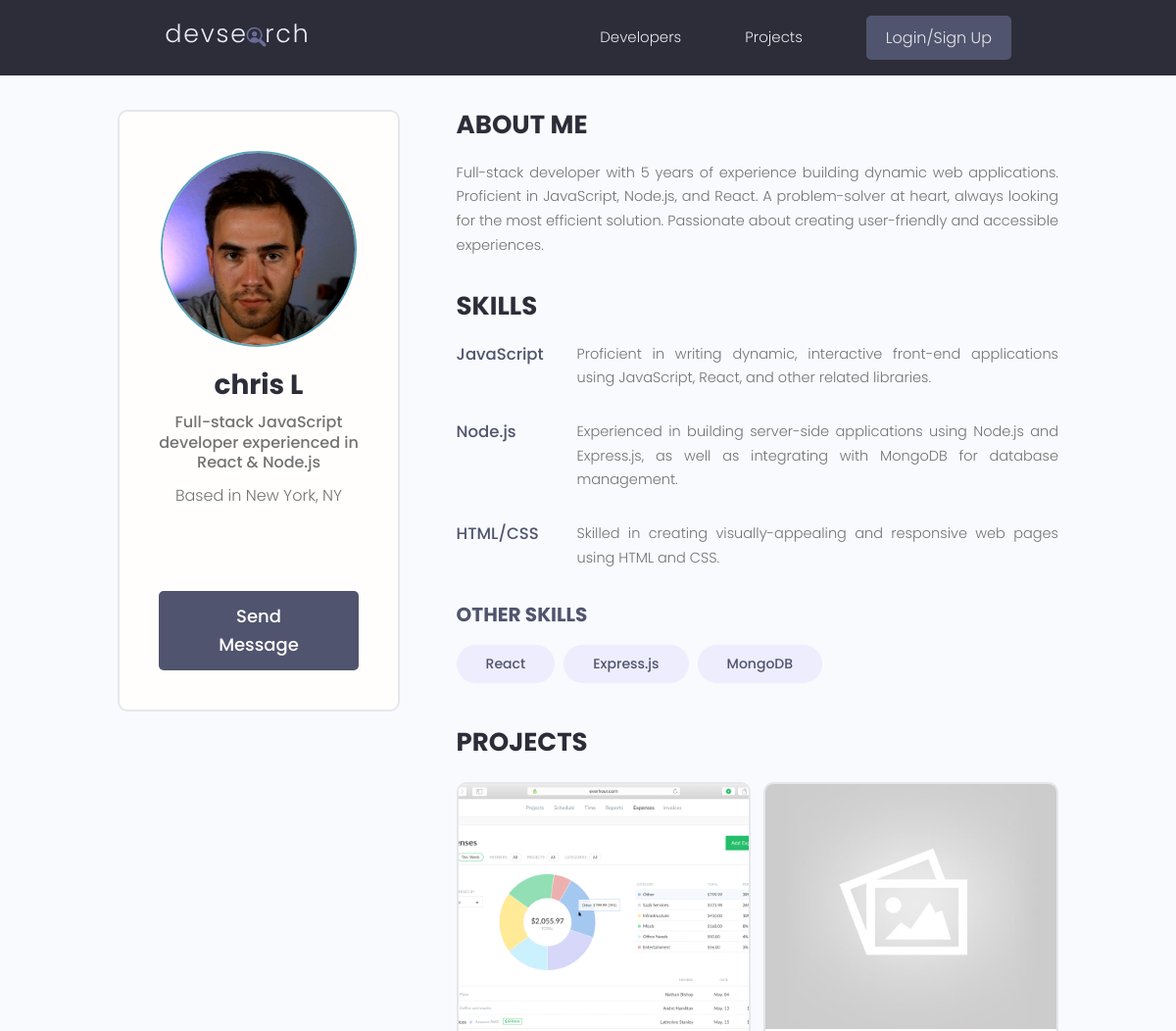
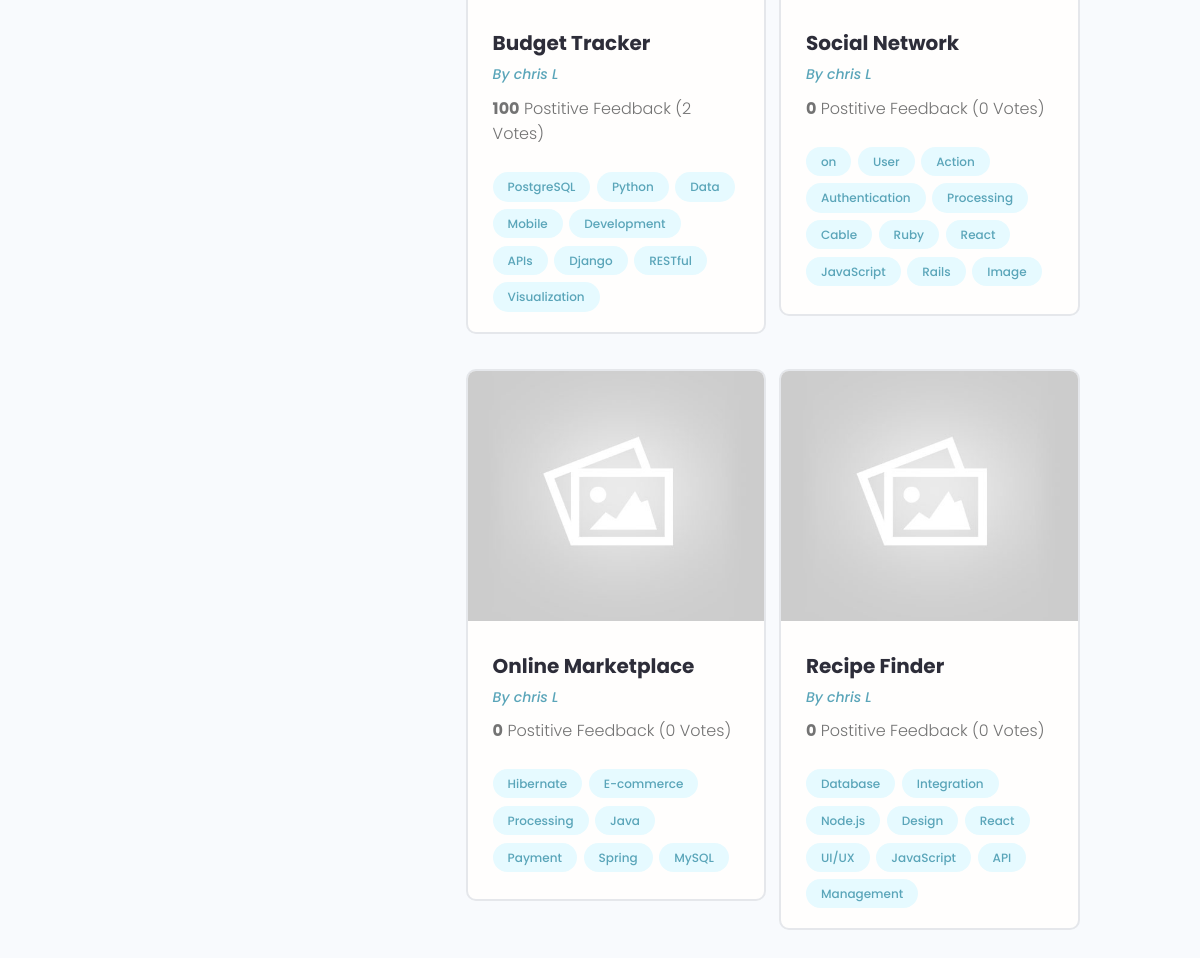
/profile/8e943648-6d66-49c0-85fc-4023019cac4d/, run on the app's committed database (2 pictures, top to bottom).
### users/models.py (models this page shows, shortened)
class Profile(models.Model):
    user = models.OneToOneField(User, on_delete=models.CASCADE, null=True, blank=True)
    name = models.CharField(max_length=200, blank=True, null=True)
    email = models.CharField(max_length=500, blank=True, null=True)
    username = models.CharField(max_length=200, blank=True, null=True)
    location = models.CharField(max_length=200, blank=True, null=True)
    short_intro = models.CharField(max_length=200, blank=True, null=True)
    bio = models.TextField(blank=True, null=True)
    profile_image = models.ImageField(null=True, blank=True,upload_to='profiles/', default="profiles/user-default.png")
    social_github = models.CharField(max_length=200, blank=True, null=True)
    social_twitter = models.CharField(max_length=200, blank=True, null=True)
    social_linkedin = models.CharField(max_length=200, blank=True, null=True)
    social_youtube = models.CharField(max_length=200, blank=True, null=True)
    created = models.DateTimeField(auto_now_add=True)
    id = models.UUIDField(default=uuid.uuid4, unique=True, primary_key=True, editable=False)
    class Meta:
        ordering = ['-created']
    @property
    def imageURL(self):
        try:
            url = self.profile_image.url
        except:
            url = ''
        return url

class Skill(models.Model):
    owner = models.ForeignKey(Profile, on_delete=models.CASCADE, blank=True, null=True)
    name = models.CharField(max_length=200, blank=True, null=True)
    description = models.TextField(blank=True, null=True)
    created = models.DateTimeField(auto_now_add=True)
    id = models.UUIDField(default=uuid.uuid4, unique=True, primary_key=True, editable=False)
    def __str__(self):
        return str(self.name)

### projects/models.py (models this page shows, shortened)
class Project(models.Model):
    owner = models.ForeignKey(Profile, null=True, blank=True, on_delete=models.CASCADE)
    title = models.CharField(max_length=200)
    description = models.TextField(null=True, blank=True)
    featured_image = models.ImageField(null=True, blank=True, default="default.jpg")
    demo_link = models.CharField(max_length=2000, null=True, blank=True)
    source_link = models.CharField(max_length=2000, null=True, blank=True)
    tags = models.ManyToManyField('Tag', blank=True)
    vote_total = models.IntegerField(default=0, null=True, blank=True)
    vote_ratio = models.IntegerField(default=0, null=True, blank=True)
    created = models.DateTimeField(auto_now_add=True)
    id = models.UUIDField(default=uuid.uuid4, unique=True, primary_key=True, editable=False)
    class Meta:
        ordering = ['-vote_ratio', '-vote_total', '-created']
    @property
    def imageURL(self):
        try:
            url = self.featured_image.url
        except:
            url = ''
        return url

class Tag(models.Model):
    name = models.CharField(max_length=200)
    created = models.DateTimeField(auto_now_add=True)
    id = models.UUIDField(default=uuid.uuid4, unique=True, primary_key=True, editable=False)
    def __str__(self):
        return self.name

### users/views.py (the view)
# urls.py: path('profile/<str:pk>/', views.userProfile, name="user-profile"),
def userProfile(request, pk):
    profile = Profile.objects.get(id=pk)
    topSkills = profile.skill_set.exclude(description__exact="")
    otherSkills = profile.skill_set.filter(description="")
    context = {'profile': profile, 'topSkills': topSkills, 'otherSkills': otherSkills}
    return render(request, 'users/user-profile.html', context)

### users/templates/users/user-profile.html (shortened to what this page needs)
{% extends 'main.html' %}
{% block content %}
    <main class="profile my-md">
        <div class="container">
            <div class="layout">
                <div class="column column--1of3">
                    <div class="card text-center">
                        <div class="card__body dev">
                            <img class="avatar avatar--xl" src="{{ profile.imageURL }}" />
                            <h2 class="dev__name">{{ profile.name }}</h2>
                            <p class="dev__title">{{ profile.short_intro }}</p>
                            <p class="dev__location">Based in {{ profile.location }}</p>
                            <ul class="dev__social">
                            </ul>
                            {% if request.user.profile.id != profile.id %}
                                <a href="{% url 'create-message' profile.id %}"
                                   class="btn btn--sub btn--lg">Send Message</a>
                            {% endif %}
                        </div>
                    </div>
                </div>
                <div class="column column--2of3">
                    <div class="devInfo">
                        <h3 class="devInfo__title">About Me</h3>
                        <p class="devInfo__about">{{ profile.bio }}</p>
                    </div>
                    <div class="devInfo">
                        <h3 class="devInfo__title">Skills</h3>
                        <div class="devInfo__skills">
                            {% for skill in topSkills %}
                                <div class="devSkill">
                                    <h4 class="devSkill__title">{{ skill.name }}</h4>
                                    <p class="devSkill__info">{{ skill.description }}</p>
                                </div>
                            {% endfor %}
                            <h3 class="devInfo__subtitle">Other Skills</h3>
                            <div class="devInfo__otherSkills">
                                {% for skill in otherSkills %}
                                    <span class="tag tag--pill tag--sub tag--lg">
                                        <small>{{ skill }}</small>
                                    </span>
                                {% endfor %}
                            </div>
                        </div>
                    </div>
                    <div class="devInfo">
                        <h3 class="devInfo__title">Projects</h3>
                        <div class="grid grid--two">
                            {% for project in profile.project_set.all %}
                                <div class="column">
                                    <div class="card project">
                                        <a href="{% url 'project' project.id %}" class="project">
                                            <img class="project__thumbnail"
                                                 src="{{ project.imageURL }}"
                                                 alt="project thumbnail"/>
                                            <div class="card__body">
                                                <h3 class="project__title">{{ project.title }}</h3>
                                                <p>
                                                    <a class="project__author"
                                                       href="{% url 'user-profile' project.owner.id %}">By {{ project.owner.name }}</a>
                                                </p>
                                                <p class="project--rating">
                                                    <span style="font-weight: bold">{{ project.vote_ratio }}</span>
                                                    Postitive Feedback ({{ project.vote_total }}
                                                    Vote{{ project.vote_total|pluralize:"s" }})
                                                </p>
                                                <div class="project__tags">
                                                    {% for tag in project.tags.all %}
                                                        <span class="tag tag--pill tag--main">
                                                            <small>{{ tag }}</small>
                                                        </span>
                                                    {% endfor %}
                                                </div>
                                            </div>
                                        </a>
                                    </div>
                                </div>
                            {% endfor %}
                        </div>
                    </div>
                </div>
            </div>
        </div>
    </main>
{% endblock content %}

### static/styles/app.css (style rules this page uses)
:root { --color-sub: #2d2d39; }
.btn--sub { background-color: var(--color-sub-light); }
.card { border: 2px solid var(--color-light); }
img { width: 100%; }
.profile .card > .dev { padding: 4rem; }
.dev__name { color: var(--color-sub); font-size: 2.8rem; font-weight: 700; margin-top: 1rem; margin-bottom: 0.5rem; }
.dev__title { font-size: 1.6rem; font-weight: 500; line-height: 1.3; }
.dev__location { margin-top: 1rem; }
.dev__social { margin: 3rem 0; list-style: none; display: flex; justify-content: center; gap: 1.5rem; }
.devInfo { margin-bottom: 3rem; }
.devInfo__title, .devInfo__subtitle { font-size: 2.6rem; color: var(--color-sub); text-transform: uppercase; font-weight: 700; margin-bottom: 1.5rem; }
.devInfo__subtitle { font-size: 2rem; color: var(--color-sub-light); }
.devInfo__about, .devSkill__info { font-size: 1.45rem; line-height: 1.7; text-align: justify; }
.devSkill { margin-bottom: 3rem; }
.devSkill__title { font-size: 1.65rem; font-weight: 500; color: var(--color-sub-light); }
@media screen and (min-width: 700px) { .devSkill { display: flex; justify-content: space-between; gap: 3rem; } }
@media screen and (min-width: 700px) { .devSkill__info { flex-basis: 80%; } }
.project__author { font-size: 1.4rem; font-style: italic; }
.project--rating { margin-bottom: 1.6em; margin-top: .5em; }
.project__thumbnail { height: 25rem; object-fit: cover; object-position: top center; }
.project__title { font-size: 2rem; font-weight: 700; color: var(--color-sub); }

### static/uikit/styles/modules/_variables.css (style rules this page uses)
:root { --color-main: #5aa5b9; --color-main-light: #e6faff; --color-sub: #3f4156; --color-sub-light: #51546e; --color-sub-lighter: #ededfd; --color-text: #737373; --color-gray: #8b8b8b; --color-light: #e5e7eb; --color-light-gray: #767676; --color-bg: #f8fafd; --color-white: #fffefd; --color-white-light: #f3f3f3; --color-success: #359e64; --color-success-bg: #def8e8; --color-error: #fc4b0b; --color-error-bg: #fff2ee; --font-base: 'Poppins', arial, helvetica, 'Segoe UI', roboto, ubuntu, sans-serif; --font-monospace: 'Fira Code', 'Courier New', courier, monospace; --font-regular: 300; --font-medium: 500; --font-bold: 700; --generic-shadow: 1px 1px 5px #00000010; --generic-transition: all 0.3s ease-in-out; }

### static/uikit/styles/modules/_base.css (style rules this page uses)
* { margin: 0; padding: 0; box-sizing: border-box; text-rendering: optimizeLegibility; color: inherit; font-size: inherit; }
html { font-size: 50%; }
@media only screen and (min-width: 480px) { html { font-size: 56.25%; } }
@media only screen and (min-width: 1200px) { html { font-size: 62.5%; } }
body { line-height: 1.6; font-weight: 400; font-size: 1.5rem; color: var(--color-text); background-color: var(--color-bg); min-height: 100vh; }

### static/uikit/styles/modules/_typography.css (style rules this page uses)
* { font-family: var(--font-base); }
h2 { font-size: 3.6rem; font-weight: var(--font-bold); }
h3 { font-size: 3.2rem; font-weight: var(--font-medium); }
h4 { font-size: 2.8rem; font-weight: var(--font-medium); }
p, span, strong { font-size: 1.6rem; color: var(--color-text); font-weight: var(--font-regular); }
a { padding-bottom: 2px; text-decoration: none; display: inline-block; color: var(--color-main); font-weight: var(--font-medium); }

### static/uikit/styles/modules/_utilities.css (style rules this page uses)
.container { width: 92%; max-width: 165rem; margin: 0 auto; box-sizing: border-box; }
@media screen and (min-width: 1000px) { .container { width: 90%; } }
@media screen and (min-width: 1200px) { .container { width: 80%; } }
.text-center { text-align: center; }
.my-md { margin: 3rem auto; }

### static/uikit/styles/modules/_avatar.css (style rules this page uses)
.avatar { border-radius: 50%; border: 2px solid var(--color-main); object-fit: cover; }
.avatar--xl { height: 20rem; width: 20rem; }

### static/uikit/styles/modules/_button.css (style rules this page uses)
.btn { display: inline-block; position: relative; cursor: pointer; background-color: var(--color-light); font-weight: var(--font-medium); color: var(--color-sub); text-decoration: none; padding: 1rem 2rem; border-radius: 0.5rem; border: none; width: -webkit-fit-content; width: -moz-fit-content; width: fit-content; height: -webkit-fit-content; height: -moz-fit-content; height: fit-content; font-size: 1.6rem; outline-width: 0; outline-color: transparent; -webkit-backface-visibility: hidden; backface-visibility: hidden; transition: all 0.3s ease-in-out; }
.btn--sub { background-color: var(--color-sub); color: var(--color-white); }
.btn--lg { font-size: 1.8rem; padding: 1.2rem 4.5rem; }

### static/uikit/styles/modules/_card.css (style rules this page uses)
.card { border-radius: 1rem; background-color: var(--color-white); border: 1.5px solid var(--color-light); width: auto; height: auto; margin-top: 0.5rem; margin-bottom: 0.5rem; overflow: hidden; }
.card__body, .card__header { padding: 2rem 2.5rem; }

### data on the page
Profile: imageURL (picture), name "chris L", short_intro "Full-stack JavaScript developer experienced in React & Node.js", location "New York, NY", bio "Full-stack developer with 5 years of experience building dynamic web applications. Proficient in JavaScript, Node.js, and React. A problem-solver at heart, always looking for the most efficient solution. Passionate about creating user-friendly and accessible experiences."
Skill: name "JavaScript", description "Proficient in writing dynamic, interactive front-end applications using JavaScript, React, and other related libraries."
Skill: name "Node.js", description "Experienced in building server-side applications using Node.js and Express.js, as well as integrating with MongoDB for database management."
Skill: name "HTML/CSS", description "Skilled in creating visually-appealing and responsive web pages using HTML and CSS."
Skill: name "React"
Skill: name "Express.js"
Skill: name "MongoDB"
Project: imageURL (picture), title "Budget Tracker", owner.name "chris L", vote_ratio "100", vote_total "2"
Tag: name "PostgreSQL"
Tag: name "Python"
Tag: name "Data"
Tag: name "Mobile"
Tag: name "Development"
Tag: name "APIs"
Tag: name "Django"
Tag: name "RESTful"
Tag: name "Visualization"
Project: imageURL (placeholder picture), title "Social Network", owner.name "chris L", vote_ratio "0", vote_total "0"
Tag: name "on"
Tag: name "User"
Tag: name "Action"
Tag: name "Authentication"
Tag: name "Processing"
Tag: name "Cable"
Tag: name "Ruby"
Tag: name "React"
Tag: name "JavaScript"
Tag: name "Rails"
Tag: name "Image"
Project: imageURL (placeholder picture), title "Online Marketplace", owner.name "chris L", vote_ratio "0", vote_total "0"
Tag: name "Hibernate"
Tag: name "E-commerce"
Tag: name "Java"
Tag: name "Payment"
Tag: name "Spring"
Tag: name "MySQL"
Project: imageURL (placeholder picture), title "Recipe Finder", owner.name "chris L", vote_ratio "0", vote_total "0"
Tag: name "Database"
Tag: name "Integration"
Tag: name "Node.js"
Tag: name "Design"
Tag: name "UI/UX"
Tag: name "API"
Tag: name "Management"
